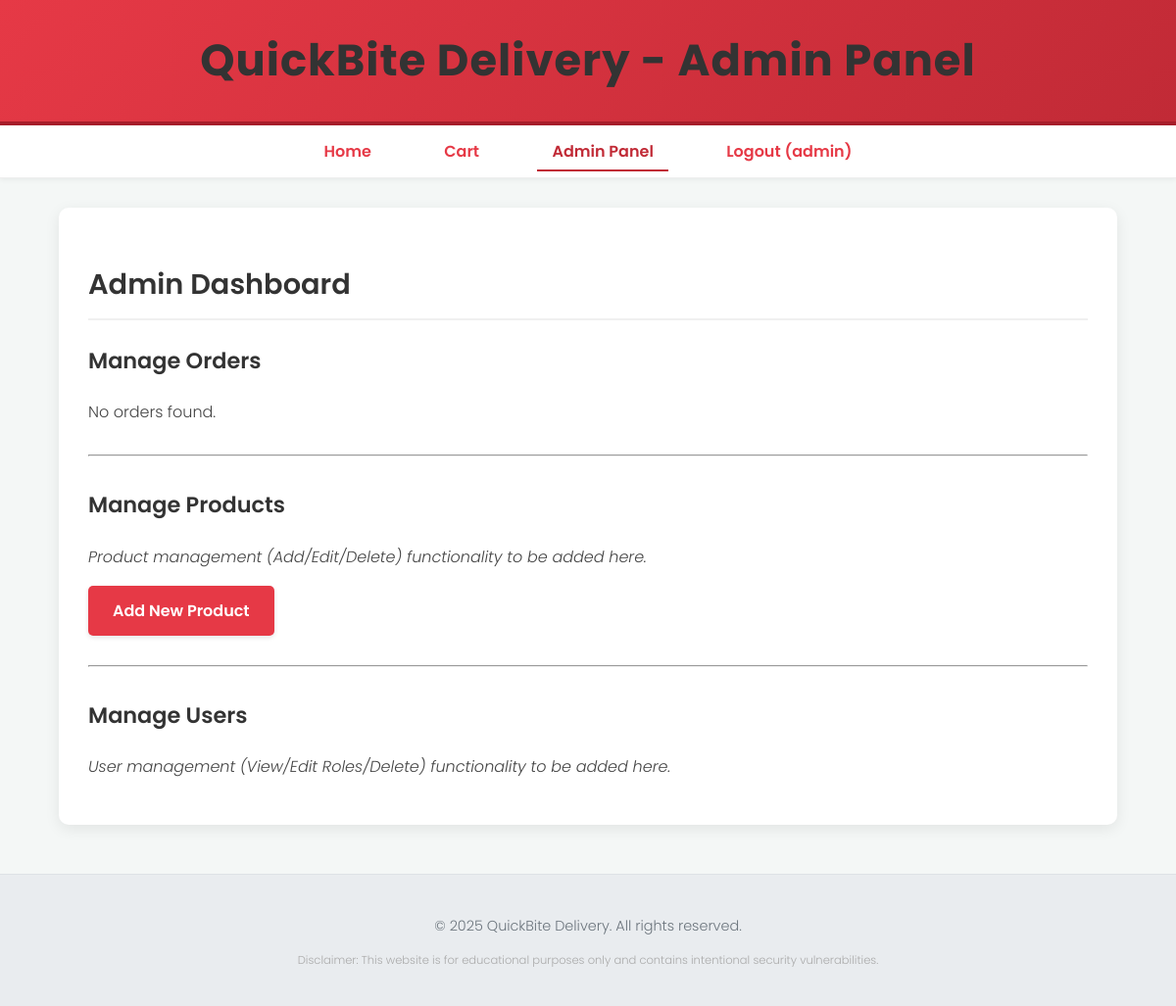
The page /admin.php (signed in) on the database as committed earlier.
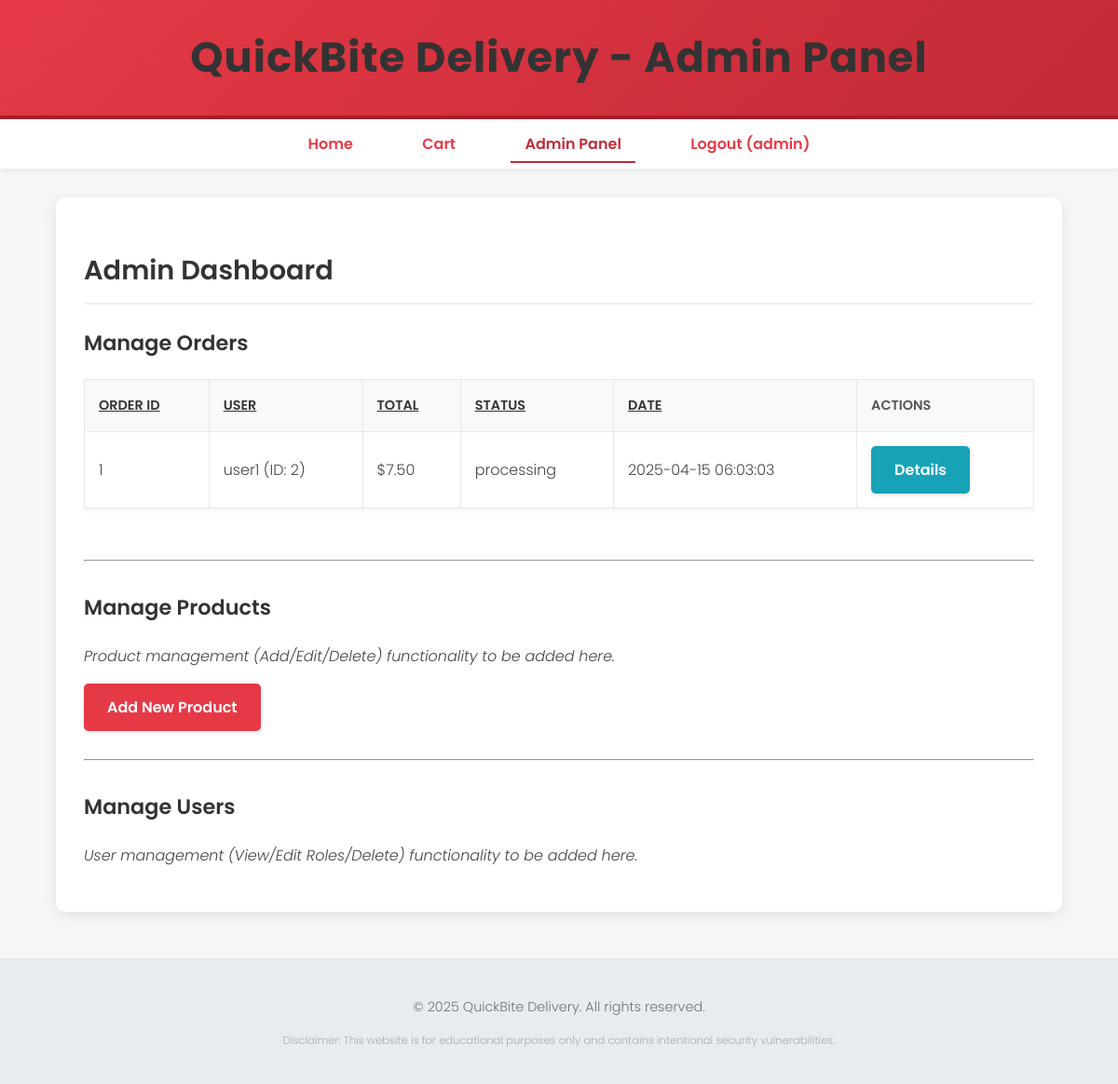
The same page on the database as committed later.
### tables this page shows
CREATE TABLE orders (
        id INTEGER PRIMARY KEY AUTOINCREMENT,
        user_id INTEGER,
        total_amount REAL NOT NULL,
        status TEXT DEFAULT 'pending',
        order_date TIMESTAMP DEFAULT CURRENT_TIMESTAMP,
        FOREIGN KEY (user_id) REFERENCES users(id)
    );

CREATE TABLE users (
        id INTEGER PRIMARY KEY AUTOINCREMENT,
        username TEXT UNIQUE NOT NULL,
        password TEXT NOT NULL,
        role TEXT DEFAULT 'user' NOT NULL
    );

### admin.php (the view, shortened to what this page needs)
<?php
require_once 'includes/db.php';
$error_message = '';
$sort_column = $_GET['sort'] ?? 'order_date';
$sort_order = $_GET['order'] ?? 'DESC';
$order_sql = "SELECT o.id, o.user_id, o.total_amount, o.status, o.order_date, u.username
             FROM orders o
             JOIN users u ON o.user_id = u.id
             ORDER BY " . $sort_column . " " . $sort_order;
try {
    $order_stmt = $db->query($order_sql);
    $orders = $order_stmt->fetchAll(PDO::FETCH_ASSOC);
} catch (PDOException $e) {
    $error_message = "Error fetching orders: " . $e->getMessage();
    $orders = [];
}
?>
<!DOCTYPE html>
<html lang="en">
<head>
    <link rel="stylesheet" href="css/style.css">
</head>
<body>
    <header>
        <h1>QuickBite Delivery - Admin Panel</h1>
    </header>
    <nav>
        <ul>
            <li><a href="index.php">Home</a></li>
            <li><a href="cart.php">Cart</a></li>
            <li><a href="admin.php" class="active">Admin Panel</a></li>
            <li><a href="logout.php">Logout (<?php echo htmlspecialchars($_SESSION['username']); ?>)</a></li>
        </ul>
    </nav>
    <div class="container">
        <h2>Admin Dashboard</h2>
        <section id="orders">
            <h3>Manage Orders</h3>
            <?php if (empty($orders) && !$error_message): ?>
                <p>No orders found.</p>
            <?php elseif (!empty($orders)): ?>
                <div class="table-responsive">
                    <table>
                        <thead>
                            <tr>
                                <th><a href="admin.php?sort=id&order=<?php echo ($sort_column == 'id' && $sort_order == 'ASC') ? 'DESC' : 'ASC'; ?>">Order ID</a></th>
                                <th><a href="admin.php?sort=username&order=<?php echo ($sort_column == 'username' && $sort_order == 'ASC') ? 'DESC' : 'ASC'; ?>">User</a></th>
                                <th><a href="admin.php?sort=total_amount&order=<?php echo ($sort_column == 'total_amount' && $sort_order == 'ASC') ? 'DESC' : 'ASC'; ?>">Total</a></th>
                                <th><a href="admin.php?sort=status&order=<?php echo ($sort_column == 'status' && $sort_order == 'ASC') ? 'DESC' : 'ASC'; ?>">Status</a></th>
                                <th><a href="admin.php?sort=order_date&order=<?php echo ($sort_column == 'order_date' && $sort_order == 'ASC') ? 'DESC' : 'ASC'; ?>">Date</a></th>
                                <th>Actions</th>
                            </tr>
                        </thead>
                        <tbody>
                            <?php foreach ($orders as $order): ?>
                                <tr>
                                    <td><?php echo htmlspecialchars($order['id']); ?></td>
                                    <td><?php echo htmlspecialchars($order['username']); ?> (ID: <?php echo $order['user_id']; ?>)</td>
                                    <td>$<?php echo number_format($order['total_amount'], 2); ?></td>
                                    <td>
                                         <?php echo htmlspecialchars($order['status']); ?>
                                    </td>
                                    <td><?php echo htmlspecialchars($order['order_date']); ?></td>
                                    <td>
                                        <a href="admin_order_details.php?order_id=<?php echo $order['id']; ?>" class="btn" style="background-color: #17a2b8;">Details</a>
                                    </td>
                                </tr>
                            <?php endforeach; ?>
                        </tbody>
                    </table>
                </div>
            <?php endif; ?>
        </section>
        <hr style="margin: 30px 0;">
        <section id="products">
            <h3>Manage Products</h3>
            <p><i>Product management (Add/Edit/Delete) functionality to be added here.</i></p>
             <a href="#" class="btn">Add New Product</a>
        </section>
         <hr style="margin: 30px 0;">
        <section id="users">
            <h3>Manage Users</h3>
            <p><i>User management (View/Edit Roles/Delete) functionality to be added here.</i></p>
        </section>
    </div>
    <footer>
        <p>&copy; <?php echo date('Y'); ?> QuickBite Delivery. All rights reserved.</p>
         <p style="font-size: 0.8em; color: #aaa;">Disclaimer: This website is for educational purposes only and contains intentional security vulnerabilities.</p>
    </footer>
</body>
</html>

### css/style.css (style rules this page uses)
body { font-family: 'Poppins', sans-serif; margin: 0; padding: 0; background-color: #f4f7f6; color: #444; line-height: 1.7; font-weight: 300; }
.container { width: 85%; max-width: 1200px; margin: 30px auto; padding: 30px; background-color: #fff; box-shadow: 0 4px 15px rgba(0, 0, 0, 0.08); border-radius: 10px; }
header { background: linear-gradient(135deg, #e63946, #c12a36); color: #fff; padding: 1.5rem 0; text-align: center; margin-bottom: 0; border-bottom: 4px solid #a71d2a; }
header h1 { margin: 0; font-size: 2.8em; font-weight: 700; letter-spacing: 1px; }
nav { background-color: #fff; padding: 0.8rem 0; text-align: center; margin-bottom: 30px; box-shadow: 0 2px 5px rgba(0,0,0,0.05); border-bottom: 1px solid #eee; }
nav ul { list-style: none; padding: 0; margin: 0; }
nav ul li { display: inline-block; margin: 0 20px; }
nav ul li a { color: #e63946; text-decoration: none; font-weight: 600; padding: 8px 15px; transition: all 0.3s ease; border-radius: 5px; position: relative; }
nav ul li a::after { content: ''; position: absolute; width: 0; height: 2px; display: block; margin-top: 5px; right: 0; background: #e63946; transition: width 0.3s ease; -webkit-transition: width 0.3s ease; }
nav ul li a:hover::after, nav ul li a.active::after { width: 100%; left: 0; background-color: #c12a36; }
nav ul li a:hover, nav ul li a.active { color: #c12a36; }
h1, h2, h3 { color: #333; margin-bottom: 20px; font-weight: 600; }
h2 { font-size: 1.8em; border-bottom: 2px solid #f0f0f0; padding-bottom: 10px; }
h3 { font-size: 1.4em; }
a { color: #e63946; text-decoration: none; transition: color 0.3s ease; }
button[type="submit"], .btn { background-color: #e63946; color: white; padding: 12px 25px; border: none; border-radius: 5px; cursor: pointer; font-size: 1em; font-weight: 600; transition: background-color 0.3s ease, transform 0.1s ease; text-decoration: none; display: inline-block; box-shadow: 0 2px 5px rgba(0,0,0,0.1); }
table { width: 100%; border-collapse: collapse; margin-bottom: 25px; background-color: #fff; box-shadow: 0 2px 5px rgba(0,0,0,0.05); }
table th, table td { border: 1px solid #e8e8e8; padding: 15px; text-align: left; vertical-align: middle; }
table th { background-color: #f8f9fa; font-weight: 600; color: #555; font-size: 0.9em; text-transform: uppercase; }
footer { text-align: center; margin-top: 50px; padding: 25px; background-color: #e9ecef; color: #6c757d; font-size: 0.9em; border-top: 1px solid #dee2e6; }
.table-responsive { display: block; width: 100%; overflow-x: auto; -webkit-overflow-scrolling: touch; }

### admin.php (style rules this page uses)
th a { color: #333; text-decoration: underline; }

Rows that differ between the two databases and show on the page:
added orders: id "1", user.username "user1", user "2", total_amount "7.50", status "processing", order_date "2025-04-15 06:03:03"
Other text that changed with them:
text no longer shown: "No orders found."
text now shown: "ORDER ID USER TOTAL STATUS DATE ACTIONS"
